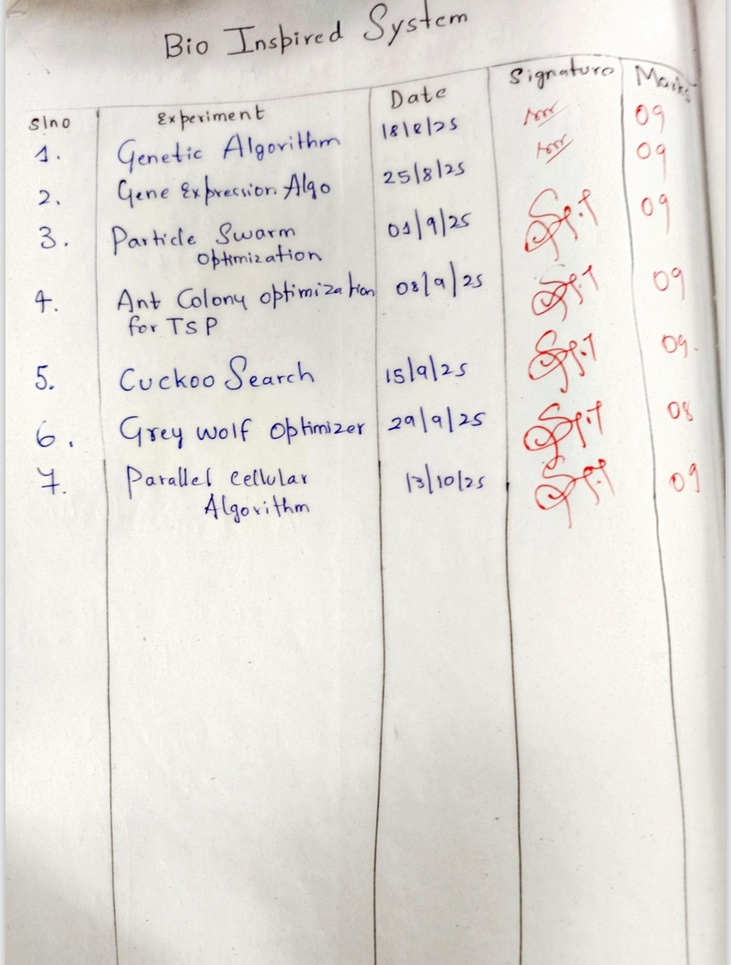
#> input picture Index page BIS OBSERVATION.jpg, 731 x 965 px, shrunk from 1080 x 1426 before the run
$ python Lab7_PARALLEL_CELLULAR_ALGO.py
#> lines starting #> are read from the running program, lines starting #| are printed output that depends on the picture
# Step 1: Upload image from your local machine
from google.colab import files
uploaded = files.upload()  # Choose your noisy image file here
#> the answer given: Index page BIS OBSERVATION.jpg

# Get the filename of the uploaded image
image_path = list(uploaded.keys())[0]
print(f"Uploaded file: {image_path}")

# Step 2: Import libraries
import numpy as np
from PIL import Image
import matplotlib.pyplot as plt

# Step 3: Define verbose median filter function with debug output
def median_filter_verbose(image_array, iterations=1):
    filtered_image = image_array.copy()
    height, width = filtered_image.shape

    for iteration in range(1, iterations + 1):
        new_image = filtered_image.copy()
        pixels_changed = 0

        for i in range(height):
            for j in range(width):
                neighbors = []
                for x in range(max(0, i-1), min(height, i+2)):
                    for y in range(max(0, j-1), min(width, j+2)):
                        neighbors.append(filtered_image[x, y])

                neighbors.sort()
                median_value = neighbors[len(neighbors)//2]

                if new_image[i, j] != median_value:
                    pixels_changed += 1  # Count pixels that change

                new_image[i, j] = median_value

                # Print pixel info for a few selected pixels to avoid flooding output
                if (i, j) in [(0,0), (height//2, width//2), (height-1, width-1)]:
                    print(f"Iteration {iteration}, pixel ({i},{j}): neighbors={neighbors}, median={median_value}")

        filtered_image = new_image

        percent_changed = (pixels_changed / (height * width)) * 100
        print(f"Iteration {iteration}: {pixels_changed} pixels changed ({percent_changed:.2f}%)")

    return filtered_image

# Step 4: Load image as grayscale numpy array
def load_image(path):
    img = Image.open(path).convert('L')  # Grayscale
    return np.array(img)

# Step 5: Display original and filtered images side-by-side
def show_images(original, filtered):
    plt.figure(figsize=(10,5))
    plt.subplot(1, 2, 1)
    plt.title("Original Image")
    plt.imshow(original, cmap='gray')
    plt.axis('off')

    plt.subplot(1, 2, 2)
    plt.title("Filtered Image")
    plt.imshow(filtered, cmap='gray')
    plt.axis('off')
    plt.show()

# Step 6: Run the filtering process with verbose output
noisy_image = load_image(image_path)
filtered_image = median_filter_verbose(noisy_image, iterations=3)
#> the loop in median_filter_verbose, `for iteration in range(1, iterations + 1):` made 3 passes
#> pass 2, in median_filter_verbose, `filtered_image = new_image`:
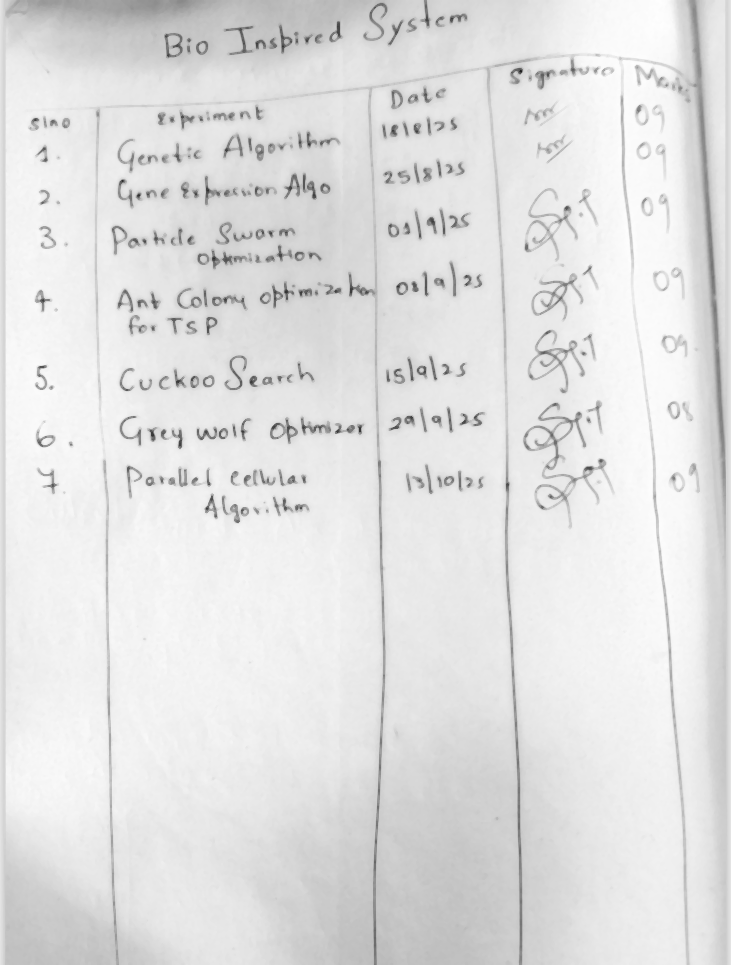
#> filtered_image: shape (965, 731); min 31, max 254, mean 225
show_images(noisy_image, filtered_image)
#> in show_images, `plt.show()`:
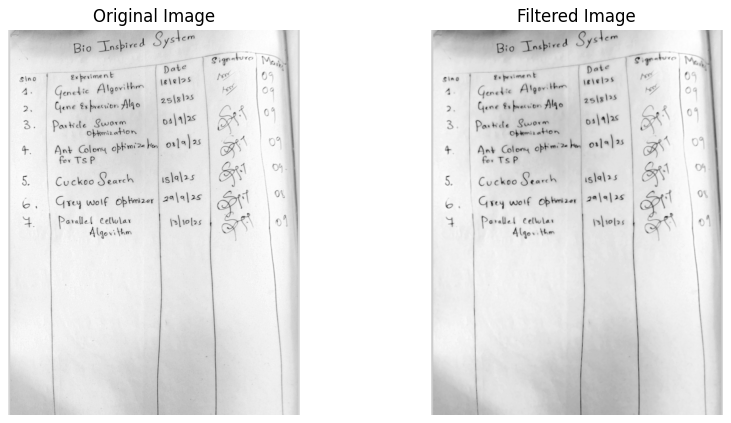
#> figure drawn by matplotlib, 2 panels


# Step 1: Upload image from your local machine
from google.colab import files
uploaded = files.upload()  # Choose your noisy image file here
#> the answer given: lab 7 PCA NOISY TO DENOISE.png

# Get the filename of the uploaded image
image_path = list(uploaded.keys())[0]
print(f"Uploaded file: {image_path}")

# Step 2: Import libraries
import numpy as np
from PIL import Image
import matplotlib.pyplot as plt

# Step 3: Define median filter function
def median_filter(image_array, iterations=1):
    filtered_image = image_array.copy()
    height, width = filtered_image.shape

    for _ in range(iterations):
        new_image = filtered_image.copy()
        for i in range(height):
            for j in range(width):
                neighbors = []
                for x in range(max(0, i-1), min(height, i+2)):
                    for y in range(max(0, j-1), min(width, j+2)):
                        neighbors.append(filtered_image[x, y])
                neighbors.sort()
                median_value = neighbors[len(neighbors)//2]
                new_image[i, j] = median_value
        filtered_image = new_image

    return filtered_image

# Step 4: Load image as grayscale numpy array
def load_image(path):
    img = Image.open(path).convert('L')  # Grayscale
    return np.array(img)

# Step 5: Display original and filtered images side-by-side
def show_images(original, filtered):
    plt.figure(figsize=(10,5))
    plt.subplot(1, 2, 1)
    plt.title("Original Image")
    plt.imshow(original, cmap='gray')
    plt.axis('off')

    plt.subplot(1, 2, 2)
    plt.title("Filtered Image")
    plt.imshow(filtered, cmap='gray')
    plt.axis('off')
    plt.show()

# Step 6: Run the filtering process
noisy_image = load_image(image_path)
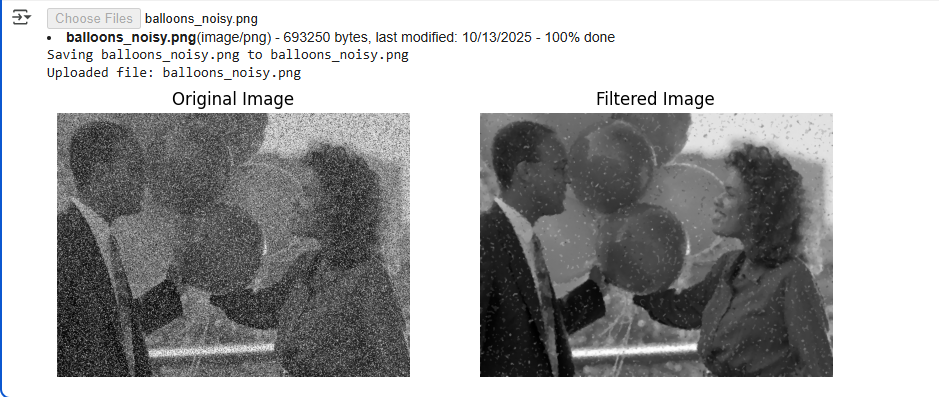
#> input picture lab 7 PCA NOISY TO DENOISE.png, 939 x 397 px
filtered_image = median_filter(noisy_image, iterations=3)
#> the loop in median_filter, `for _ in range(iterations):` made 3 passes
#> pass 1, in median_filter, `filtered_image = new_image`:
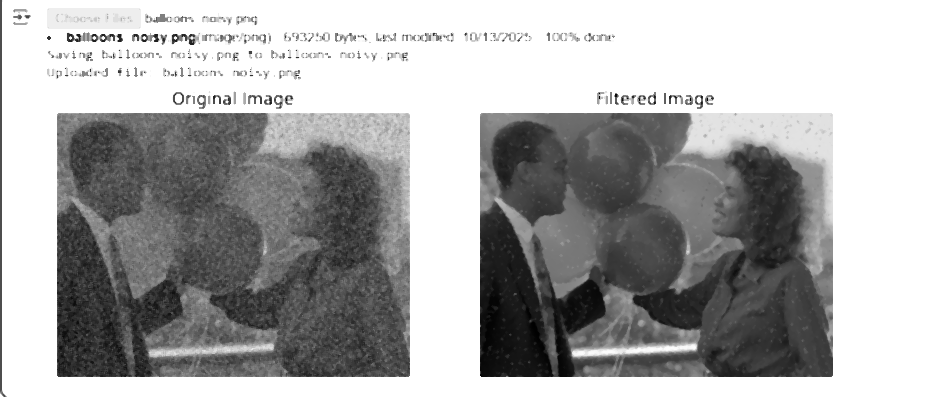
#> filtered_image: shape (397, 939); min 0, max 255, mean 171
show_images(noisy_image, filtered_image)
